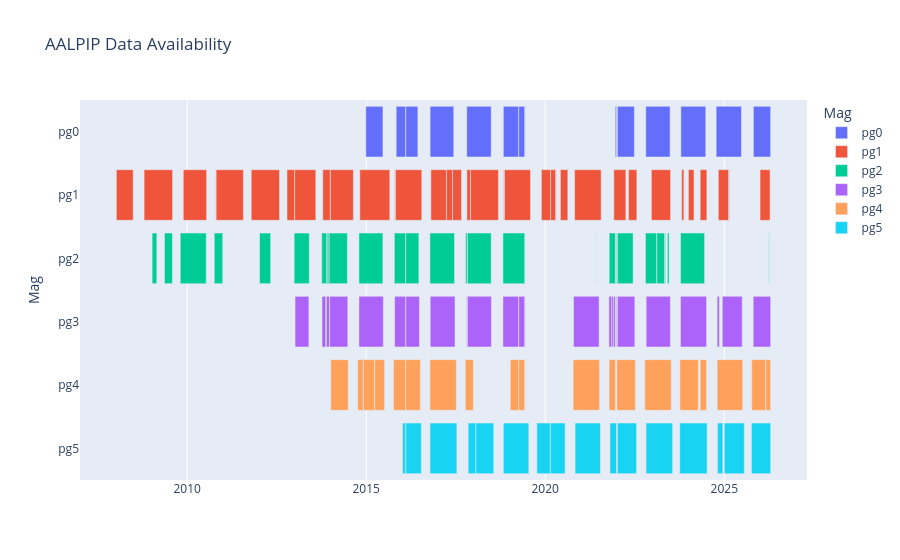

The notebook cell saved with this chart:
### Code cell
import pandas as pd
import requests
from bs4 import BeautifulSoup
import plotly.express as px
import re
from datetime import datetime, timedelta

def magavail(start_date, end_date, mags=["pg0", "pg1"]):
    base_url = "https://themis.ssl.berkeley.edu/data/themis/thg/l2/mag/"
    all_data = []

    # Get range of years to search
    years = range(start_date.year, end_date.year + 1)

    for mag in mags:
        for year in years:
            url = f"{base_url}{mag}/{year}/"
            try:
                response = requests.get(url, timeout=10)
                if response.status_code != 200:
                    continue

                soup = BeautifulSoup(response.text, 'html.parser')
                # Pattern: thg_l2_mag_pg0_20160101_v01.cdf
                pattern = re.compile(rf"thg_l2_mag_{mag}_(\d{{8}})_v\d{{2}}\.cdf")

                for link in soup.find_all('a'):
                    match = pattern.search(link.get('href', ''))
                    if match:
                        date_str = match.group(1)
                        file_date = datetime.strptime(date_str, "%Y%m%d")

                        if start_date <= file_date <= end_date:
                            all_data.append({'Mag': mag, 'Date': file_date})
            except Exception as e:
                print(f"Error accessing {url}: {e}")

    if not all_data:
        return pd.DataFrame()

    df = pd.DataFrame(all_data)
    df = df.sort_values(['Mag', 'Date'])

    # Consolidate consecutive dates into ranges for better Gantt visualization
    df['grp'] = (df['Date'] - df.groupby('Mag')['Date'].shift(1) > timedelta(days=1)).cumsum()

    gantt_df = df.groupby(['Mag', 'grp']).agg(
        Start=('Date', 'min'),
        Finish=('Date', 'max')
    ).reset_index()

    # Add 1 day to finish to make the bar span the full day
    gantt_df['Finish'] = gantt_df['Finish'] + timedelta(days=1)

    return gantt_df

# --- Usage ---
start = datetime(2004, 1, 1)
end = datetime(2026, 12, 31)

df = magavail(start, end, mags=["pg0", "pg1", "pg2", "pg3", "pg4", "pg5"])

if not df.empty:
    fig = px.timeline(
        df,
        x_start="Start",
        x_end="Finish",
        y="Mag",
        color="Mag",
        title="AALPIP Data Availability"
    )
    # fig.update_yaxes(autorange="reversed") # Better for Gantt/Timeline
    fig.write_html("output/AALPIP Availability.html")
    fig.show()
else:
    print("No data found for the given criteria.")

### Figure 1 — Plotly figure (JSON) as saved in the notebook; plotly's stock layout.template omitted (floating-point values rounded to 4 significant figures)
{"data": [{"base": ["2014-12-28T00:00:00.000000", "2015-11-03T00:00:00.000000", "2016-02-09T00:00:00.000000", "2016-10-14T00:00:00.000000", "2017-10-23T00:00:00.000000", "2018-10-31T00:00:00.000000", "2019-04-06T00:00:00.000000", "2019-06-10T00:00:00.000000", "2021-12-16T00:00:00.000000", "2021-12-30T00:00:00.000000", "2022-01-07T00:00:00.000000", "2022-07-03T00:00:00.000000", "2022-10-23T00:00:00.000000", "2023-10-16T00:00:00.000000", "2024-10-10T00:00:00.000000", "2025-10-25T00:00:00.000000"], "hovertemplate": "Mag=%{y}<br>Start=%{base}<br>Finish=%{x}<extra></extra>", "legendgroup": "pg0", "marker": {"color": "#636efa", "pattern": {"shape": ""}}, "name": "pg0", "orientation": "h", "showlegend": true, "textposition": "auto", "x": [15120000000, 8380800000, 10627200000, 20822400000, 21513600000, 13478400000, 5356800000, 172800000, 1123200000, 604800000, 14947200000, 172800000, 21427200000, 21945600000, 22291200000, 15206400000], "xaxis": "x", "y": ["pg0", "pg0", "pg0", "pg0", "pg0", "pg0", "pg0", "pg0", "pg0", "pg0", "pg0", "pg0", "pg0", "pg0", "pg0", "pg0"], "yaxis": "y", "type": "bar"}, {"base": ["2008-01-09T00:00:00.000000", "2008-10-18T00:00:00.000000", "2009-11-22T00:00:00.000000", "2010-10-17T00:00:00.000000", "2010-10-23T00:00:00.000000", "2011-10-16T00:00:00.000000", "2012-10-15T00:00:00.000000", "2013-01-01T00:00:00.000000", "2013-10-15T00:00:00.000000", "2014-01-01T00:00:00.000000", "2014-10-28T00:00:00.000000", "2015-10-19T00:00:00.000000", "2015-10-27T00:00:00.000000", "2016-10-22T00:00:00.000000", "2017-03-31T00:00:00.000000", "2017-05-31T00:00:00.000000", "2017-10-24T00:00:00.000000", "2017-12-01T00:00:00.000000", "2018-10-27T00:00:00.000000", "2018-11-11T00:00:00.000000", "2019-11-23T00:00:00.000000", "2020-02-25T00:00:00.000000", "2020-04-19T00:00:00.000000", "2020-06-04T00:00:00.000000", "2020-10-27T00:00:00.000000", "2021-12-01T00:00:00.000000", "2022-04-30T00:00:00.000000", "2022-12-19T00:00:00.000000", "2023-10-24T00:00:00.000000", "2024-01-01T00:00:00.000000", "2024-04-30T00:00:00.000000", "2024-11-01T00:00:00.000000", "2025-02-16T00:00:00.000000", "2026-01-01T00:00:00.000000"], "hovertemplate": "Mag=%{y}<br>Start=%{base}<br>Finish=%{x}<extra></extra>", "legendgroup": "pg1", "marker": {"color": "#EF553B", "pattern": {"shape": ""}}, "name": "pg1", "orientation": "h", "showlegend": true, "textposition": "auto", "x": [14860800000, 25142400000, 20563200000, 259200000, 24019200000, 24969600000, 6652800000, 18662400000, 6566400000, 20217600000, 26438400000, 604800000, 23155200000, 13651200000, 5184000000, 7862400000, 3196800000, 24537600000, 345600000, 22982400000, 8035200000, 4579200000, 259200000, 6566400000, 23414400000, 10627200000, 7344000000, 16934400000, 1987200000, 4924800000, 5875200000, 9158400000, 432000000, 8812800000], "xaxis": "x", "y": ["pg1", "pg1", "pg1", "pg1", "pg1", "pg1", "pg1", "pg1", "pg1", "pg1", "pg1", "pg1", "pg1", "pg1", "pg1", "pg1", "pg1", "pg1", "pg1", "pg1", "pg1", "pg1", "pg1", "pg1", "pg1", "pg1", "pg1", "pg1", "pg1", "pg1", "pg1", "pg1", "pg1", "pg1"], "yaxis": "y", "type": "bar"}, {"base": ["2009-01-08T00:00:00.000000", "2009-05-14T00:00:00.000000", "2009-10-22T00:00:00.000000", "2010-10-04T00:00:00.000000", "2012-01-09T00:00:00.000000", "2012-12-27T00:00:00.000000", "2013-10-04T00:00:00.000000", "2013-11-29T00:00:00.000000", "2013-12-19T00:00:00.000000", "2014-10-19T00:00:00.000000", "2015-10-15T00:00:00.000000", "2016-02-09T00:00:00.000000", "2016-10-12T00:00:00.000000", "2017-10-11T00:00:00.000000", "2017-10-30T00:00:00.000000", "2018-10-27T00:00:00.000000", "2019-06-10T00:00:00.000000", "2021-05-27T00:00:00.000000", "2021-10-15T00:00:00.000000", "2021-12-20T00:00:00.000000", "2021-12-30T00:00:00.000000", "2022-01-07T00:00:00.000000", "2022-10-20T00:00:00.000000", "2023-02-13T00:00:00.000000", "2023-05-04T00:00:00.000000", "2023-06-01T00:00:00.000000", "2023-10-13T00:00:00.000000", "2026-03-28T00:00:00.000000", "2026-04-15T00:00:00.000000"], "hovertemplate": "Mag=%{y}<br>Start=%{base}<br>Finish=%{x}<extra></extra>", "legendgroup": "pg2", "marker": {"color": "#00cc96", "pattern": {"shape": ""}}, "name": "pg2", "orientation": "h", "showlegend": true, "textposition": "auto", "x": [4147200000, 6998400000, 22896000000, 7430400000, 9763200000, 13305600000, 4406400000, 1555200000, 16070400000, 21081600000, 10022400000, 11491200000, 21686400000, 1382400000, 20908800000, 19267200000, 172800000, 172800000, 5443200000, 777600000, 604800000, 13824000000, 9936000000, 6825600000, 691200000, 1468800000, 21168000000, 345600000, 172800000], "xaxis": "x", "y": ["pg2", "pg2", "pg2", "pg2", "pg2", "pg2", "pg2", "pg2", "pg2", "pg2", "pg2", "pg2", "pg2", "pg2", "pg2", "pg2", "pg2", "pg2", "pg2", "pg2", "pg2", "pg2", "pg2", "pg2", "pg2", "pg2", "pg2", "pg2", "pg2"], "yaxis": "y", "type": "bar"}, {"base": ["2013-01-05T00:00:00.000000", "2013-10-07T00:00:00.000000", "2013-11-21T00:00:00.000000", "2013-12-24T00:00:00.000000", "2014-10-19T00:00:00.000000", "2015-10-18T00:00:00.000000", "2016-02-09T00:00:00.000000", "2016-10-15T00:00:00.000000", "2017-10-21T00:00:00.000000", "2017-10-30T00:00:00.000000", "2018-10-27T00:00:00.000000", "2019-04-06T00:00:00.000000", "2019-06-10T00:00:00.000000", "2020-10-16T00:00:00.000000", "2021-10-12T00:00:00.000000", "2021-11-10T00:00:00.000000", "2021-11-30T00:00:00.000000", "2021-12-23T00:00:00.000000", "2021-12-30T00:00:00.000000", "2022-01-07T00:00:00.000000", "2022-10-27T00:00:00.000000", "2023-10-12T00:00:00.000000", "2024-10-20T00:00:00.000000", "2024-12-12T00:00:00.000000", "2025-10-23T00:00:00.000000"], "hovertemplate": "Mag=%{y}<br>Start=%{base}<br>Finish=%{x}<extra></extra>", "legendgroup": "pg3", "marker": {"color": "#ab63fa", "pattern": {"shape": ""}}, "name": "pg3", "orientation": "h", "showlegend": true, "textposition": "auto", "x": [12182400000, 3283200000, 2678400000, 15984000000, 21513600000, 9763200000, 12009600000, 21859200000, 518400000, 21081600000, 13824000000, 5356800000, 172800000, 22550400000, 2419200000, 1641600000, 1555200000, 518400000, 604800000, 15292800000, 21340800000, 22982400000, 1987200000, 17539200000, 15379200000], "xaxis": "x", "y": ["pg3", "pg3", "pg3", "pg3", "pg3", "pg3", "pg3", "pg3", "pg3", "pg3", "pg3", "pg3", "pg3", "pg3", "pg3", "pg3", "pg3", "pg3", "pg3", "pg3", "pg3", "pg3", "pg3", "pg3", "pg3"], "yaxis": "y", "type": "bar"}, {"base": ["2014-01-05T00:00:00.000000", "2014-10-06T00:00:00.000000", "2014-12-03T00:00:00.000000", "2015-03-29T00:00:00.000000", "2015-10-07T00:00:00.000000", "2016-02-09T00:00:00.000000", "2016-10-12T00:00:00.000000", "2017-10-08T00:00:00.000000", "2019-01-10T00:00:00.000000", "2019-04-06T00:00:00.000000", "2019-06-10T00:00:00.000000", "2020-10-12T00:00:00.000000", "2021-10-14T00:00:00.000000", "2022-01-01T00:00:00.000000", "2022-10-13T00:00:00.000000", "2023-10-06T00:00:00.000000", "2024-04-30T00:00:00.000000", "2024-10-20T00:00:00.000000", "2025-10-08T00:00:00.000000", "2026-03-01T00:00:00.000000"], "hovertemplate": "Mag=%{y}<br>Start=%{base}<br>Finish=%{x}<extra></extra>", "legendgroup": "pg4", "marker": {"color": "#FFA15A", "pattern": {"shape": ""}}, "name": "pg4", "orientation": "h", "showlegend": true, "textposition": "auto", "x": [15379200000, 4838400000, 9763200000, 8726400000, 10713600000, 12873600000, 23328000000, 7084800000, 7344000000, 5356800000, 172800000, 23328000000, 5616000000, 16329600000, 23328000000, 16243200000, 5616000000, 22550400000, 12182400000, 4233600000], "xaxis": "x", "y": ["pg4", "pg4", "pg4", "pg4", "pg4", "pg4", "pg4", "pg4", "pg4", "pg4", "pg4", "pg4", "pg4", "pg4", "pg4", "pg4", "pg4", "pg4", "pg4", "pg4"], "yaxis": "y", "type": "bar"}, {"base": ["2016-01-06T00:00:00.000000", "2016-02-09T00:00:00.000000", "2016-10-13T00:00:00.000000", "2017-11-06T00:00:00.000000", "2018-01-25T00:00:00.000000", "2018-10-31T00:00:00.000000", "2019-10-08T00:00:00.000000", "2020-02-23T00:00:00.000000", "2020-11-01T00:00:00.000000", "2021-10-23T00:00:00.000000", "2021-12-30T00:00:00.000000", "2022-01-07T00:00:00.000000", "2022-10-26T00:00:00.000000", "2023-10-05T00:00:00.000000", "2024-10-24T00:00:00.000000", "2025-01-01T00:00:00.000000", "2025-10-05T00:00:00.000000"], "hovertemplate": "Mag=%{y}<br>Start=%{base}<br>Finish=%{x}<extra></extra>", "legendgroup": "pg5", "marker": {"color": "#19d3f3", "pattern": {"shape": ""}}, "name": "pg5", "orientation": "h", "showlegend": true, "textposition": "auto", "x": [2851200000, 13651200000, 23673600000, 6825600000, 15638400000, 22464000000, 11836800000, 12960000000, 22377600000, 5788800000, 604800000, 16848000000, 23414400000, 24105600000, 4665600000, 17625600000, 16934400000], "xaxis": "x", "y": ["pg5", "pg5", "pg5", "pg5", "pg5", "pg5", "pg5", "pg5", "pg5", "pg5", "pg5", "pg5", "pg5", "pg5", "pg5", "pg5", "pg5"], "yaxis": "y", "type": "bar"}], "layout": {"xaxis": {"anchor": "y", "domain": [0.0, 1.0], "type": "date"}, "yaxis": {"anchor": "x", "domain": [0.0, 1.0], "title": {"text": "Mag"}, "categoryorder": "array", "categoryarray": ["pg5", "pg4", "pg3", "pg2", "pg1", "pg0"]}, "legend": {"title": {"text": "Mag"}, "tracegroupgap": 0}, "title": {"text": "AALPIP Data Availability"}, "barmode": "overlay"}}
